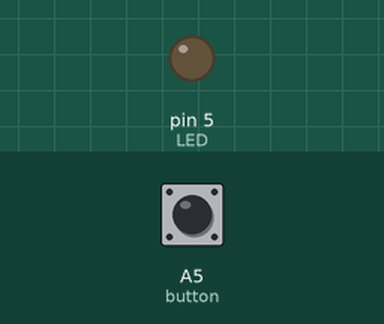
Bench run of a sketch on a simulated Arduino Uno, built with avr-gcc and run on an emulated ATmega328P. Shown: output pins drawn as LEDs (lit = HIGH). Inputs (shaded band) come from the test bench; at power-on: A5 (button) HIGH.

Above: at 1.2 s.
1.3 s: A5 (button) pulled LOW for 0.15 s
At 1.37 s:
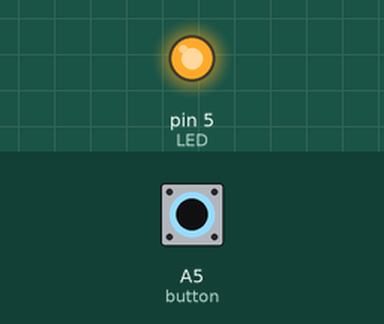
2.9 s: A5 (button) pulled LOW for 3.2 s
At 7.2 s:
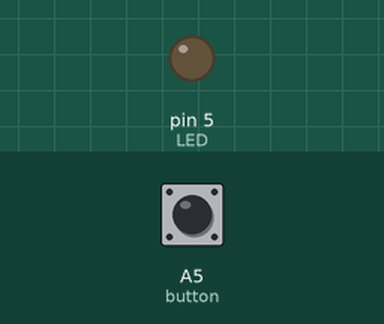
Timing chart, 0 to 8.7 s (numbered marks = the images above; inputs shaded):
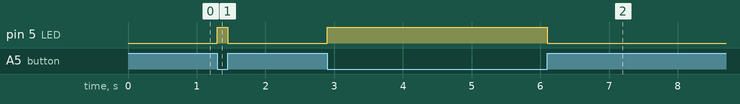

Measured:
- after the input at 1.3 s, pin 5 (LED): LOW → HIGH at once, → LOW 0.15 s later
- after the input at 2.9 s, pin 5 (LED): LOW → HIGH at once, → LOW 3.2 s later

The sketch:

button.ino
```cpp
int LED = 5;
int button = A5;

void setup() {
  pinMode( LED, OUTPUT );
  pinMode( button, INPUT );
  digitalWrite( button, HIGH ); // enable internal pull-up
}

void loop() {
  int pressed = digitalRead( button );
  if ( pressed == LOW ) {
    digitalWrite( LED, HIGH );
  } else {
    digitalWrite( LED, LOW );
  }
}
```
